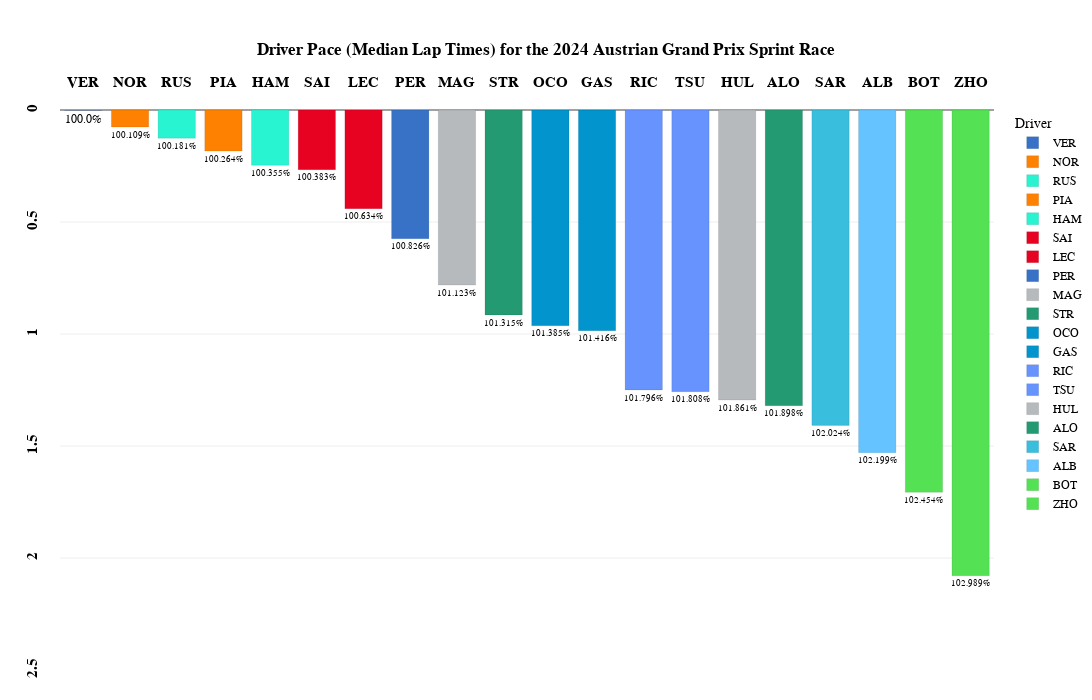

Notebook code cell kept with this figure:
### Code cell
fig=px.bar(
    transformed_laps_relative_median,
    x="Driver",
    y="Delta",
    color='Driver',
    template="xgridoff",
    title="<b>Driver Pace (Median Lap Times) for the {} {} Sprint Race</b>".format(year,gp),
    text="Delta_Percent",
    height=700, 
    width=1200,
    color_discrete_map={
                 "ALB": "#64C4FF",
                 "ALO": "#229971",
                 "BOT": "#52e252",
                 "GAS": "#0093cc",
                 "HAM": "#27F4D2",
                 "HUL": "#B6BABD",
                 "LEC": "#E80020",
                 "MAG": "#B6BABD",
                 "NOR": "#FF8000",
                 "OCO": "#0093cc",
                 "PER": "#3671C6",
                 "PIA": "#FF8000",
                 "RIC": "#6692FF",
                 "RUS": "#27F4D2",
                 "SAI": "#E80020",
                 "SAR": "#37BEDD",
                 "STR": "#229971",
                 "TSU": "#6692FF",
                 "VER": "#3671C6",
                 "ZHO": "#52e252"
          }
)

fig.update_traces(textposition='outside')

fig.update_traces(opacity=0.85)

fig.update_traces( marker_line_color='white',marker_line_width=1.5)

fig.update_yaxes(tickangle = -90,tickprefix="<b>",ticksuffix ="</b><br>")

fig.update_xaxes(tickangle = -0,tickprefix="<b>",ticksuffix ="</b><br>")

fig.update_yaxes(range=[2.5, 0])

fig.update_layout(
    xaxis={'side': 'top'},
    yaxis={'side': 'left'}
)

fig.update_xaxes(title_text='')      # Remove axis titles
fig.update_yaxes(title_text='')

fig.update_xaxes(
        title_standoff = 75
)

fig.update_layout(
    title_x=0.5,
    margin=dict(l=60, r=5, t=110, b=30),
    hoverlabel=dict(
    bgcolor="white",
    font_size=16,
    font_family="PT Sans Narrow"
    ),
    yaxis = dict(tickfont = dict(size=15)),
    xaxis = dict(tickfont = dict(size=15)),
    font=dict(
        family="PT Sans Narrow",
        size=12,
        color="Black"
    ),
    title_font_family="PT Sans Narrow"
)
fig.update_traces( marker_line_color='Black',marker_line_width=0.1, opacity=0.99)
fig.show()

### Figure 1 — Plotly figure (JSON) as saved in the notebook; plotly's stock layout.template omitted (floating-point values rounded to 4 significant figures)
{"data": [{"alignmentgroup": "True", "hovertemplate": "Driver=%{x}<br>Delta=%{y}<br>Delta_Percent=%{text}<extra></extra>", "legendgroup": "VER", "marker": {"color": "#3671C6", "line": {"color": "Black", "width": 0.1}, "pattern": {"shape": ""}}, "name": "VER", "offsetgroup": "VER", "opacity": 0.99, "orientation": "v", "showlegend": true, "text": ["100.0%"], "textposition": "outside", "type": "bar", "x": ["VER"], "xaxis": "x", "y": [0.001], "yaxis": "y"}, {"alignmentgroup": "True", "hovertemplate": "Driver=%{x}<br>Delta=%{y}<br>Delta_Percent=%{text}<extra></extra>", "legendgroup": "NOR", "marker": {"color": "#FF8000", "line": {"color": "Black", "width": 0.1}, "pattern": {"shape": ""}}, "name": "NOR", "offsetgroup": "NOR", "opacity": 0.99, "orientation": "v", "showlegend": true, "text": ["100.109%"], "textposition": "outside", "type": "bar", "x": ["NOR"], "xaxis": "x", "y": [0.076], "yaxis": "y"}, {"alignmentgroup": "True", "hovertemplate": "Driver=%{x}<br>Delta=%{y}<br>Delta_Percent=%{text}<extra></extra>", "legendgroup": "RUS", "marker": {"color": "#27F4D2", "line": {"color": "Black", "width": 0.1}, "pattern": {"shape": ""}}, "name": "RUS", "offsetgroup": "RUS", "opacity": 0.99, "orientation": "v", "showlegend": true, "text": ["100.181%"], "textposition": "outside", "type": "bar", "x": ["RUS"], "xaxis": "x", "y": [0.126], "yaxis": "y"}, {"alignmentgroup": "True", "hovertemplate": "Driver=%{x}<br>Delta=%{y}<br>Delta_Percent=%{text}<extra></extra>", "legendgroup": "PIA", "marker": {"color": "#FF8000", "line": {"color": "Black", "width": 0.1}, "pattern": {"shape": ""}}, "name": "PIA", "offsetgroup": "PIA", "opacity": 0.99, "orientation": "v", "showlegend": true, "text": ["100.264%"], "textposition": "outside", "type": "bar", "x": ["PIA"], "xaxis": "x", "y": [0.1835], "yaxis": "y"}, {"alignmentgroup": "True", "hovertemplate": "Driver=%{x}<br>Delta=%{y}<br>Delta_Percent=%{text}<extra></extra>", "legendgroup": "HAM", "marker": {"color": "#27F4D2", "line": {"color": "Black", "width": 0.1}, "pattern": {"shape": ""}}, "name": "HAM", "offsetgroup": "HAM", "opacity": 0.99, "orientation": "v", "showlegend": true, "text": ["100.355%"], "textposition": "outside", "type": "bar", "x": ["HAM"], "xaxis": "x", "y": [0.247], "yaxis": "y"}, {"alignmentgroup": "True", "hovertemplate": "Driver=%{x}<br>Delta=%{y}<br>Delta_Percent=%{text}<extra></extra>", "legendgroup": "SAI", "marker": {"color": "#E80020", "line": {"color": "Black", "width": 0.1}, "pattern": {"shape": ""}}, "name": "SAI", "offsetgroup": "SAI", "opacity": 0.99, "orientation": "v", "showlegend": true, "text": ["100.383%"], "textposition": "outside", "type": "bar", "x": ["SAI"], "xaxis": "x", "y": [0.2665], "yaxis": "y"}, {"alignmentgroup": "True", "hovertemplate": "Driver=%{x}<br>Delta=%{y}<br>Delta_Percent=%{text}<extra></extra>", "legendgroup": "LEC", "marker": {"color": "#E80020", "line": {"color": "Black", "width": 0.1}, "pattern": {"shape": ""}}, "name": "LEC", "offsetgroup": "LEC", "opacity": 0.99, "orientation": "v", "showlegend": true, "text": ["100.634%"], "textposition": "outside", "type": "bar", "x": ["LEC"], "xaxis": "x", "y": [0.441], "yaxis": "y"}, {"alignmentgroup": "True", "hovertemplate": "Driver=%{x}<br>Delta=%{y}<br>Delta_Percent=%{text}<extra></extra>", "legendgroup": "PER", "marker": {"color": "#3671C6", "line": {"color": "Black", "width": 0.1}, "pattern": {"shape": ""}}, "name": "PER", "offsetgroup": "PER", "opacity": 0.99, "orientation": "v", "showlegend": true, "text": ["100.826%"], "textposition": "outside", "type": "bar", "x": ["PER"], "xaxis": "x", "y": [0.575], "yaxis": "y"}, {"alignmentgroup": "True", "hovertemplate": "Driver=%{x}<br>Delta=%{y}<br>Delta_Percent=%{text}<extra></extra>", "legendgroup": "MAG", "marker": {"color": "#B6BABD", "line": {"color": "Black", "width": 0.1}, "pattern": {"shape": ""}}, "name": "MAG", "offsetgroup": "MAG", "opacity": 0.99, "orientation": "v", "showlegend": true, "text": ["101.123%"], "textposition": "outside", "type": "bar", "x": ["MAG"], "xaxis": "x", "y": [0.7815], "yaxis": "y"}, {"alignmentgroup": "True", "hovertemplate": "Driver=%{x}<br>Delta=%{y}<br>Delta_Percent=%{text}<extra></extra>", "legendgroup": "STR", "marker": {"color": "#229971", "line": {"color": "Black", "width": 0.1}, "pattern": {"shape": ""}}, "name": "STR", "offsetgroup": "STR", "opacity": 0.99, "orientation": "v", "showlegend": true, "text": ["101.315%"], "textposition": "outside", "type": "bar", "x": ["STR"], "xaxis": "x", "y": [0.915], "yaxis": "y"}, {"alignmentgroup": "True", "hovertemplate": "Driver=%{x}<br>Delta=%{y}<br>Delta_Percent=%{text}<extra></extra>", "legendgroup": "OCO", "marker": {"color": "#0093cc", "line": {"color": "Black", "width": 0.1}, "pattern": {"shape": ""}}, "name": "OCO", "offsetgroup": "OCO", "opacity": 0.99, "orientation": "v", "showlegend": true, "text": ["101.385%"], "textposition": "outside", "type": "bar", "x": ["OCO"], "xaxis": "x", "y": [0.9635], "yaxis": "y"}, {"alignmentgroup": "True", "hovertemplate": "Driver=%{x}<br>Delta=%{y}<br>Delta_Percent=%{text}<extra></extra>", "legendgroup": "GAS", "marker": {"color": "#0093cc", "line": {"color": "Black", "width": 0.1}, "pattern": {"shape": ""}}, "name": "GAS", "offsetgroup": "GAS", "opacity": 0.99, "orientation": "v", "showlegend": true, "text": ["101.416%"], "textposition": "outside", "type": "bar", "x": ["GAS"], "xaxis": "x", "y": [0.985], "yaxis": "y"}, {"alignmentgroup": "True", "hovertemplate": "Driver=%{x}<br>Delta=%{y}<br>Delta_Percent=%{text}<extra></extra>", "legendgroup": "RIC", "marker": {"color": "#6692FF", "line": {"color": "Black", "width": 0.1}, "pattern": {"shape": ""}}, "name": "RIC", "offsetgroup": "RIC", "opacity": 0.99, "orientation": "v", "showlegend": true, "text": ["101.796%"], "textposition": "outside", "type": "bar", "x": ["RIC"], "xaxis": "x", "y": [1.25], "yaxis": "y"}, {"alignmentgroup": "True", "hovertemplate": "Driver=%{x}<br>Delta=%{y}<br>Delta_Percent=%{text}<extra></extra>", "legendgroup": "TSU", "marker": {"color": "#6692FF", "line": {"color": "Black", "width": 0.1}, "pattern": {"shape": ""}}, "name": "TSU", "offsetgroup": "TSU", "opacity": 0.99, "orientation": "v", "showlegend": true, "text": ["101.808%"], "textposition": "outside", "type": "bar", "x": ["TSU"], "xaxis": "x", "y": [1.258], "yaxis": "y"}, {"alignmentgroup": "True", "hovertemplate": "Driver=%{x}<br>Delta=%{y}<br>Delta_Percent=%{text}<extra></extra>", "legendgroup": "HUL", "marker": {"color": "#B6BABD", "line": {"color": "Black", "width": 0.1}, "pattern": {"shape": ""}}, "name": "HUL", "offsetgroup": "HUL", "opacity": 0.99, "orientation": "v", "showlegend": true, "text": ["101.861%"], "textposition": "outside", "type": "bar", "x": ["HUL"], "xaxis": "x", "y": [1.294], "yaxis": "y"}, {"alignmentgroup": "True", "hovertemplate": "Driver=%{x}<br>Delta=%{y}<br>Delta_Percent=%{text}<extra></extra>", "legendgroup": "ALO", "marker": {"color": "#229971", "line": {"color": "Black", "width": 0.1}, "pattern": {"shape": ""}}, "name": "ALO", "offsetgroup": "ALO", "opacity": 0.99, "orientation": "v", "showlegend": true, "text": ["101.898%"], "textposition": "outside", "type": "bar", "x": ["ALO"], "xaxis": "x", "y": [1.321], "yaxis": "y"}, {"alignmentgroup": "True", "hovertemplate": "Driver=%{x}<br>Delta=%{y}<br>Delta_Percent=%{text}<extra></extra>", "legendgroup": "SAR", "marker": {"color": "#37BEDD", "line": {"color": "Black", "width": 0.1}, "pattern": {"shape": ""}}, "name": "SAR", "offsetgroup": "SAR", "opacity": 0.99, "orientation": "v", "showlegend": true, "text": ["102.024%"], "textposition": "outside", "type": "bar", "x": ["SAR"], "xaxis": "x", "y": [1.408], "yaxis": "y"}, {"alignmentgroup": "True", "hovertemplate": "Driver=%{x}<br>Delta=%{y}<br>Delta_Percent=%{text}<extra></extra>", "legendgroup": "ALB", "marker": {"color": "#64C4FF", "line": {"color": "Black", "width": 0.1}, "pattern": {"shape": ""}}, "name": "ALB", "offsetgroup": "ALB", "opacity": 0.99, "orientation": "v", "showlegend": true, "text": ["102.199%"], "textposition": "outside", "type": "bar", "x": ["ALB"], "xaxis": "x", "y": [1.53], "yaxis": "y"}, {"alignmentgroup": "True", "hovertemplate": "Driver=%{x}<br>Delta=%{y}<br>Delta_Percent=%{text}<extra></extra>", "legendgroup": "BOT", "marker": {"color": "#52e252", "line": {"color": "Black", "width": 0.1}, "pattern": {"shape": ""}}, "name": "BOT", "offsetgroup": "BOT", "opacity": 0.99, "orientation": "v", "showlegend": true, "text": ["102.454%"], "textposition": "outside", "type": "bar", "x": ["BOT"], "xaxis": "x", "y": [1.707], "yaxis": "y"}, {"alignmentgroup": "True", "hovertemplate": "Driver=%{x}<br>Delta=%{y}<br>Delta_Percent=%{text}<extra></extra>", "legendgroup": "ZHO", "marker": {"color": "#52e252", "line": {"color": "Black", "width": 0.1}, "pattern": {"shape": ""}}, "name": "ZHO", "offsetgroup": "ZHO", "opacity": 0.99, "orientation": "v", "showlegend": true, "text": ["102.989%"], "textposition": "outside", "type": "bar", "x": ["ZHO"], "xaxis": "x", "y": [2.079], "yaxis": "y"}], "layout": {"barmode": "relative", "font": {"color": "Black", "family": "PT Sans Narrow", "size": 12}, "height": 700, "hoverlabel": {"bgcolor": "white", "font": {"family": "PT Sans Narrow", "size": 16}}, "legend": {"title": {"text": "Driver"}, "tracegroupgap": 0}, "margin": {"b": 30, "l": 60, "r": 5, "t": 110}, "title": {"font": {"family": "PT Sans Narrow"}, "text": "<b>Driver Pace (Median Lap Times) for the 2024 Austrian Grand Prix Sprint Race</b>", "x": 0.5}, "width": 1200, "xaxis": {"anchor": "y", "categoryarray": ["VER", "NOR", "RUS", "PIA", "HAM", "SAI", "LEC", "PER", "MAG", "STR", "OCO", "GAS", "RIC", "TSU", "HUL", "ALO", "SAR", "ALB", "BOT", "ZHO"], "categoryorder": "array", "domain": [0, 1], "side": "top", "tickangle": 0, "tickfont": {"size": 15}, "tickprefix": "<b>", "ticksuffix": "</b><br>", "title": {"standoff": 75, "text": ""}}, "yaxis": {"anchor": "x", "domain": [0, 1], "range": [2.5, 0], "side": "left", "tickangle": -90, "tickfont": {"size": 15}, "tickprefix": "<b>", "ticksuffix": "</b><br>", "title": {"text": ""}}}}
